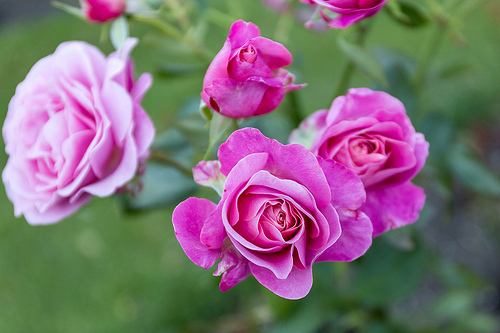
#> input picture s-703/data/Flowers for image classification.png, 500 x 333 px
$ jupyter execute '4. Computer Vision Class.ipynb'
#> lines starting #> are read from the running program, lines starting #| are printed output that depends on the picture; after the words box and inside, x2 and y2 are one past the last pixel; in counts of white or black regions, pixels touching at a corner belong together
# Image Processing

## Load Data

[cell 1]
#!pip install sk-video
#!pip install Pillow

#from google. colab import files
#uploaded = files. upload()

[cell 2]
from PIL import Image
from numpy import asarray
from matplotlib import image
from matplotlib import pyplot

# load the image
image = Image.open('data/Flowers for image classification.png')
#> image is the input picture: PIL image 500x333 RGB; mean R, G, B 129.1, 110.6, 119.7

# convert image to numpy array
data = asarray(image)
print(type(data))
#| <class 'numpy.ndarray'>

# summarize shape
print(data.shape)
#| (333, 500, 3)

display(data[:,:,0])
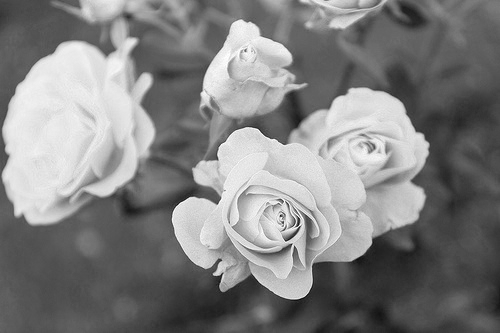
#> shown: shape (333, 500); min 9, max 255, mean 129.1

# display the array of pixels as an image
pyplot.imshow(data)
pyplot.show()

## Use entire range of data?

[cell 3]
print("R ranges between ", data[:,:,0].max(), data[:,:,0].min())
#| R ranges between  255 9
print("B ranges between ", data[:,:,1].max(), data[:,:,1].min())
#| B ranges between  249 0
print("G ranges between ", data[:,:,2].max(), data[:,:,2].min())
#| G ranges between  255 0

## Filtering

[cell 4]
from scipy.ndimage import gaussian_filter

sigmas = [0, 1, 5, 10]
for std in sigmas:
  data_filtered = gaussian_filter(data, sigma=std)

  for c in [0,1,2]:
    data_filtered[:,:,c] = gaussian_filter(data[:,:,c], sigma=std)

  pyplot.imshow(data_filtered)
  pyplot.show()
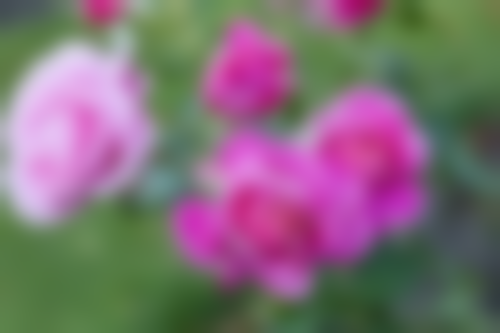
#> data_filtered: shape (333, 500, 3); mean R, G, B 128.1, 109.6, 118.7

## K-Means: flower vs not flower

[cell 5]
from matplotlib import pyplot as plt

pixel_array = data_filtered.reshape(data.shape[0]*data.shape[1], 3)
pixel_array

fig = plt.figure()
ax = plt.axes(projection='3d')

# Data for three-dimensional scattered points
zdata = pixel_array[:, 0]
xdata = pixel_array[:, 1]
ydata = pixel_array[:, 2]
pixel_array
ax.scatter3D(xdata, ydata, zdata, s=100, facecolor=pixel_array/255);

[cell 6]
# Clustering by the color only
from sklearn.cluster import KMeans

kmeans = KMeans(n_clusters=2, random_state=0).fit(pixel_array)
data_labels = kmeans.labels_
data_labels.shape

data_labels = data_labels.reshape(data.shape[0], data.shape[1])
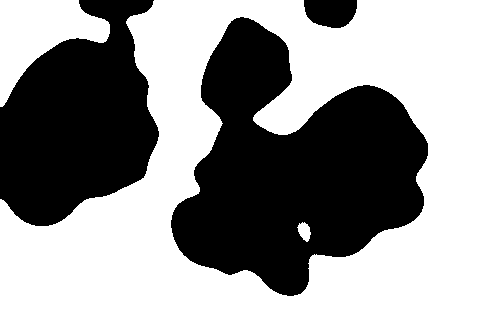
#> data_labels: shape (333, 500) int32; values 0 (black) and 1 (white), 60.4% white; 3 black regions, box (x1, y1, x2, y2) and area: (171, 17, 428, 296) 40575, (0, 0, 159, 226) 24075, (304, 0, 357, 28) 1228
data_labels.shape

pyplot.imshow(data)
pyplot.show()

pyplot.imshow(data_labels*255)
pyplot.show()

[cell 7]
# We can use the positons as well
import numpy as np

indices = np.array(list(np.ndindex(data[:,:,1].shape)))
indices
np.concatenate([pixel_array, indices], axis=1)

[cell 8]
## Lets see it all together:
from scipy.ndimage import gaussian_filter
from matplotlib import pyplot as plt
from sklearn.cluster import KMeans

# Give 5 features to the kmeans: r,g,b,x,y when considering several clusters
#indices = np.array(list(np.ndindex(data[:,:,1].shape)))
#np.concatenate([pixel_array, indices], axis=1)

sigmas = [0, 1, 5, 10]
for std in sigmas:
  #data_filtered = gaussian_filter(data, sigma=std)

  for c in [0,1,2]:
    data_filtered[:,:,c] = gaussian_filter(data[:,:,c], sigma=std)

  pixel_array = data_filtered.reshape(data.shape[0]*data.shape[1], 3)

  #kmeans = KMeans(n_clusters=2, random_state=0).fit(pixel_array)
  kmeans = KMeans(n_clusters=10, random_state=0).fit(np.concatenate([pixel_array, indices], axis=1))
  data_labels = kmeans.labels_

  data_labels = data_labels.reshape(data.shape[0], data.shape[1])

  #### DISPLAY THE PICTURE ####
  print(f'FIltered with sigma {std}')
  fig1 = plt.figure()
  pyplot.imshow(data_filtered)
  pyplot.show()

  #### DISPLAY THE PIXELS ####
  fig2 = plt.figure()
  ax = plt.axes(projection='3d')

  # Data for three-dimensional scattered points
  zdata = pixel_array[:, 0]
  xdata = pixel_array[:, 1]
  ydata = pixel_array[:, 2]
  ax.scatter3D(xdata, ydata, zdata, s=100, facecolor=pixel_array/255);

  #### DISPLAY THE LABEL ####
  fig3 = plt.figure()
  pyplot.imshow(data_labels/data_labels.max()*255)
  pyplot.show()

  print('\n\n\n')
#> this loop made 4 passes
#> pass 1, `data_labels = data_labels.reshape(data.shape[0], data.shape[1])`:
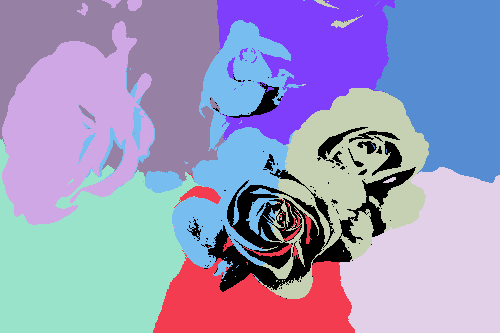
#> data_labels: shape (333, 500) int32; 10 distinct labels, from 0 to 9; one colour per label, 0 black
#> pass 1, `pyplot.show()`:
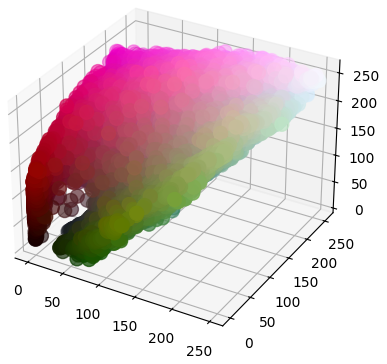
#> figure drawn by matplotlib, 1 panel
#> pass 1, `pyplot.show()`:
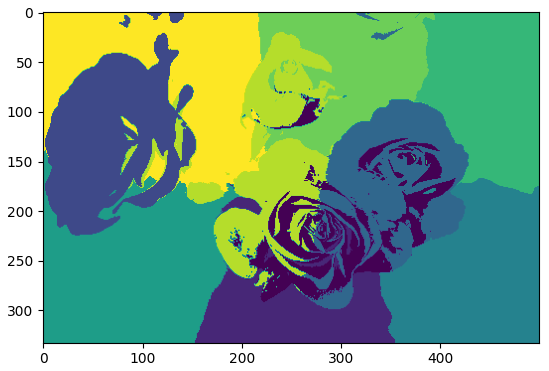
#> figure drawn by matplotlib, 1 panel
#> after the loop:
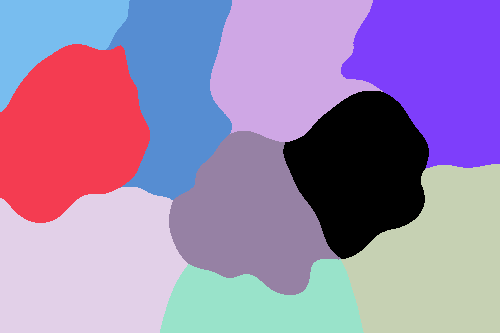
#> data_labels: shape (333, 500) int32; 10 distinct labels, from 0 to 9; one colour per label, 0 black

## Segmentation

[cell 9]
import numpy as np
import cv2
from matplotlib import pyplot as plt

img = cv2.imread('data/Flowers for image classification.png')
gray = cv2.cvtColor(img,cv2.COLOR_BGR2GRAY)
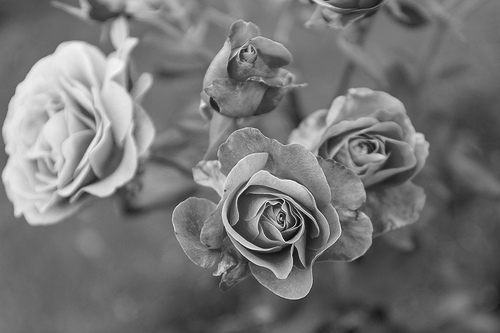
#> gray: shape (333, 500); min 6, max 247, mean 117.1
ret, thresh = cv2.threshold(gray,0,255,cv2.THRESH_BINARY_INV+cv2.THRESH_OTSU)
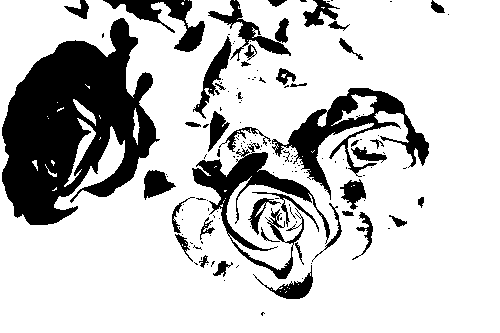
#> thresh: shape (333, 500); 77.7% white; 147 black regions (105 under 20 px), largest, box (x1, y1, x2, y2) and area: (2, 18, 160, 225) 18520, (272, 88, 429, 200) 4573, (192, 143, 330, 279) 4027
#> ret = 140
plt.imshow(thresh, cmap='gray')
plt.show()

## Feature Extraction

[cell 10]
import pandas as pd

# Give 5 features to the kmeans: r,g,b,x,y when considering several clusters
indices = np.array(list(np.ndindex(data[:,:,1].shape)))


data_labels = kmeans.labels_ # shaped like (100000, 1) again
data_labels = data_labels.reshape(data_labels.shape[0], 1)
data_labels.shape

features = np.concatenate([pixel_array, indices, data_labels], axis=1)
features.shape
features

features = pd.DataFrame(data=features, columns = ['R', 'G', 'B','x', 'y', 'Label'])
#> features = table of 166500 rows and 6 columns
features.head()
#> Out = table of 5 rows and 6 columns

[cell 11]
# Now it is a matter of being creative...

# SIZE
features.groupby(['Label'], as_index=True)[['R']].count()

# Mean color
features.groupby(['Label'], as_index=True)[['R', 'G', 'B']].mean()

# Mean std
features.groupby(['Label'], as_index=True)[['R', 'G', 'B']].std()

# MAX x and Y
features.groupby(['Label'], as_index=True)[['x', 'y']].agg(['max', 'min'])
#> Out = table of 10 rows and 4 columns

# and many more! we could do:
#     -> avg distance between all the pixels
#     -> how close is it to a circle
#     -> etc etc etc

# Video Processing

## Load Data\

run this on Google CoLab
https://colab.research.google.com/drive/1gqZE3978AzkTkyKz7fEW3L-y7Gu5EpYp?authuser=0#scrollTo=lLhJl55ZfygL

[cell 12]
# Clustering by the color only
from sklearn.cluster import KMeans
from sklearn.cluster import AgglomerativeClustering as AC
from scipy.ndimage import gaussian_filter
from matplotlib import pyplot
import numpy as np
import cv2

cap = cv2.VideoCapture("data/GreenScreenSimulation.mp4")

myvideo = []
count = 0
while True:
    ret, frame = cap.read()
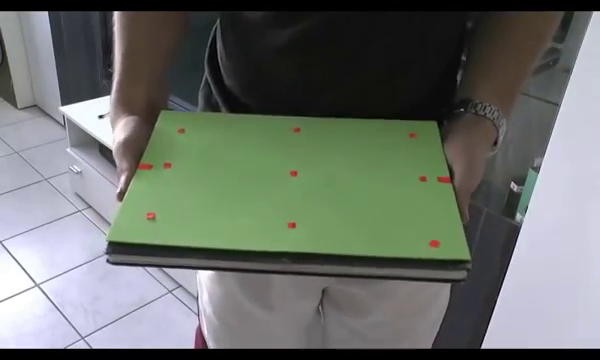
#> input picture frame 39 of s-703/data/GreenScreenSimulation.mp4, 600 x 360 px
#> frame is the input picture: shape (360, 600, 3); mean B, G, R 106.4, 112.6, 106.9
    if not ret:
        break
    if count < 200:
        myvideo.append(frame)
        count += 1

cap.release()
cv2.destroyAllWindows()
